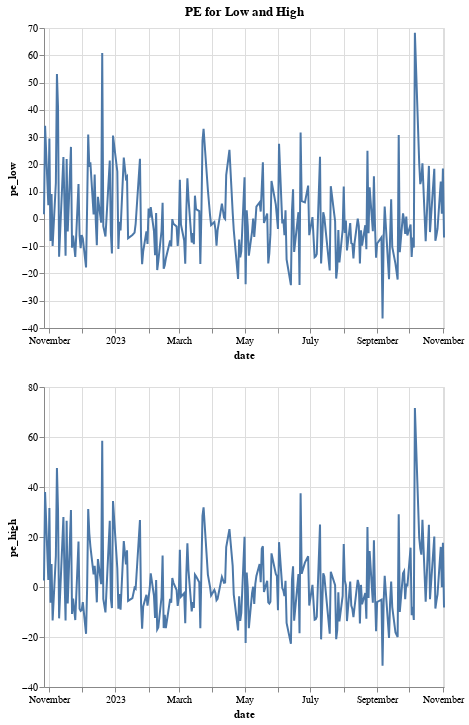

Notebook cell for this chart:
### Code cell
show_results('/home/flor/cs236/data/predictions_cvae83_z10.pkd')

### Figure 1 — Vega-Lite specification as saved in the notebook (floating-point values rounded to 4 significant figures; data arrays with more than 128 entries replaced by an {"elided": "..."} marker saying what was removed)
{"config": {"view": {"continuousWidth": 400, "continuousHeight": 300}}, "vconcat": [{"mark": "line", "encoding": {"x": {"type": "temporal", "field": "date"}, "y": {"type": "quantitative", "field": "pe_low"}}, "title": "PE for Low and High"}, {"mark": "line", "encoding": {"x": {"type": "temporal", "field": "date"}, "y": {"type": "quantitative", "field": "pe_high"}}}], "data": {"name": "data-c761af9e3d0ccf979f4bc598394b2ff4"}, "$schema": "https://vega.github.io/schema/vega-lite/v4.8.1.json", "datasets": {"data-c761af9e3d0ccf979f4bc598394b2ff4": {"elided": "233 records"}}}
